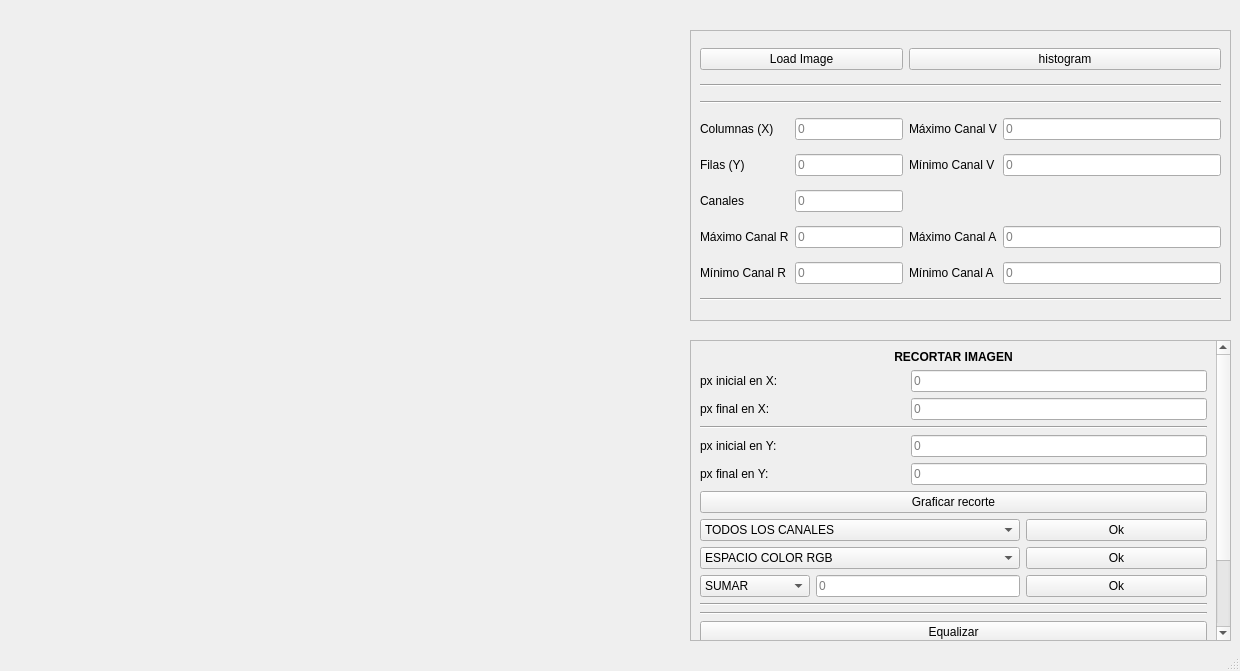
<?xml version="1.0" encoding="UTF-8"?>
<ui version="4.0">
 <class>MainWindow</class>
 <widget class="QMainWindow" name="MainWindow">
  <property name="geometry">
   <rect>
    <x>0</x>
    <y>0</y>
    <width>1240</width>
    <height>671</height>
   </rect>
  </property>
  <property name="windowTitle">
   <string>MainWindow</string>
  </property>
  <widget class="QWidget" name="centralwidget">
   <widget class="QWidget" name="campo_histograma" native="true">
    <property name="geometry">
     <rect>
      <x>30</x>
      <y>30</y>
      <width>651</width>
      <height>291</height>
     </rect>
    </property>
    <widget class="QWidget" name="verticalLayoutWidget_3">
     <property name="geometry">
      <rect>
       <x>10</x>
       <y>10</y>
       <width>631</width>
       <height>271</height>
      </rect>
     </property>
     <layout class="QVBoxLayout" name="layout_histograma"/>
    </widget>
   </widget>
   <widget class="QWidget" name="campo_img" native="true">
    <property name="geometry">
     <rect>
      <x>30</x>
      <y>340</y>
      <width>651</width>
      <height>301</height>
     </rect>
    </property>
    <widget class="QWidget" name="verticalLayoutWidget_5">
     <property name="geometry">
      <rect>
       <x>10</x>
       <y>10</y>
       <width>631</width>
       <height>281</height>
      </rect>
     </property>
     <layout class="QVBoxLayout" name="layout_img"/>
    </widget>
   </widget>
   <widget class="QScrollArea" name="scrollArea">
    <property name="geometry">
     <rect>
      <x>690</x>
      <y>340</y>
      <width>541</width>
      <height>301</height>
     </rect>
    </property>
    <property name="verticalScrollBarPolicy">
     <enum>Qt::ScrollBarAlwaysOn</enum>
    </property>
    <property name="widgetResizable">
     <bool>true</bool>
    </property>
    <widget class="QWidget" name="scrollAreaWidgetContents">
     <property name="geometry">
      <rect>
       <x>0</x>
       <y>-92</y>
       <width>522</width>
       <height>391</height>
      </rect>
     </property>
     <layout class="QGridLayout" name="gridLayout">
      <item row="1" column="2" colspan="2">
       <widget class="QLineEdit" name="edit_xi">
        <property name="placeholderText">
         <string>0</string>
        </property>
       </widget>
      </item>
      <item row="2" column="2" colspan="2">
       <widget class="QLineEdit" name="edit_xf">
        <property name="placeholderText">
         <string>0</string>
        </property>
       </widget>
      </item>
      <item row="13" column="0" colspan="4">
       <widget class="Line" name="line_3">
        <property name="orientation">
         <enum>Qt::Horizontal</enum>
        </property>
       </widget>
      </item>
      <item row="4" column="2" colspan="2">
       <widget class="QLineEdit" name="edit_yi">
        <property name="placeholderText">
         <string>0</string>
        </property>
       </widget>
      </item>
      <item row="11" column="0" colspan="3">
       <widget class="QComboBox" name="box_cambiar_colores">
        <item>
         <property name="text">
          <string>ESPACIO COLOR RGB</string>
         </property>
        </item>
        <item>
         <property name="text">
          <string>BGR</string>
         </property>
        </item>
        <item>
         <property name="text">
          <string>HSV</string>
         </property>
        </item>
        <item>
         <property name="text">
          <string>HLS</string>
         </property>
        </item>
        <item>
         <property name="text">
          <string>Lab</string>
         </property>
        </item>
        <item>
         <property name="text">
          <string>GRAY</string>
         </property>
        </item>
        <item>
         <property name="text">
          <string>YCRCB</string>
         </property>
        </item>
        <item>
         <property name="text">
          <string>Luv</string>
         </property>
        </item>
        <item>
         <property name="text">
          <string>YUV</string>
         </property>
        </item>
       </widget>
      </item>
      <item row="10" column="0" colspan="3">
       <widget class="QComboBox" name="box_cambiar_canal">
        <item>
         <property name="text">
          <string>TODOS LOS CANALES</string>
         </property>
        </item>
        <item>
         <property name="text">
          <string>Red</string>
         </property>
        </item>
        <item>
         <property name="text">
          <string>Green</string>
         </property>
        </item>
        <item>
         <property name="text">
          <string>Blue</string>
         </property>
        </item>
       </widget>
      </item>
      <item row="11" column="3">
       <widget class="QPushButton" name="ok_espacio_color">
        <property name="text">
         <string>Ok</string>
        </property>
       </widget>
      </item>
      <item row="12" column="1" colspan="2">
       <widget class="QLineEdit" name="edit_operacion">
        <property name="placeholderText">
         <string>0</string>
        </property>
       </widget>
      </item>
      <item row="2" column="0" colspan="2">
       <widget class="QLabel" name="label_3">
        <property name="text">
         <string>px final en X:</string>
        </property>
       </widget>
      </item>
      <item row="15" column="0" colspan="4">
       <widget class="QPushButton" name="boton_equalizar">
        <property name="text">
         <string>Equalizar</string>
        </property>
       </widget>
      </item>
      <item row="5" column="2" colspan="2">
       <widget class="QLineEdit" name="edit_yf">
        <property name="placeholderText">
         <string>0</string>
        </property>
       </widget>
      </item>
      <item row="1" column="0" colspan="2">
       <widget class="QLabel" name="label_2">
        <property name="text">
         <string>px inicial en X:</string>
        </property>
       </widget>
      </item>
      <item row="5" column="0" colspan="2">
       <widget class="QLabel" name="label_5">
        <property name="text">
         <string>px final en Y:</string>
        </property>
       </widget>
      </item>
      <item row="0" column="0" colspan="4">
       <widget class="QLabel" name="label">
        <property name="text">
         <string>&lt;html&gt;&lt;head/&gt;&lt;body&gt;&lt;p align=&quot;center&quot;&gt;&lt;span style=&quot; font-weight:600;&quot;&gt;RECORTAR IMAGEN&lt;/span&gt;&lt;/p&gt;&lt;/body&gt;&lt;/html&gt;</string>
        </property>
       </widget>
      </item>
      <item row="12" column="3">
       <widget class="QPushButton" name="ok_operaciones">
        <property name="text">
         <string>Ok</string>
        </property>
       </widget>
      </item>
      <item row="14" column="0" colspan="4">
       <widget class="Line" name="line_5">
        <property name="orientation">
         <enum>Qt::Horizontal</enum>
        </property>
       </widget>
      </item>
      <item row="18" column="0" colspan="4">
       <widget class="QPushButton" name="boton_cerrar">
        <property name="text">
         <string>Cerrar</string>
        </property>
       </widget>
      </item>
      <item row="4" column="0" colspan="2">
       <widget class="QLabel" name="label_4">
        <property name="text">
         <string>px inicial en Y:</string>
        </property>
       </widget>
      </item>
      <item row="3" column="0" colspan="4">
       <widget class="Line" name="line">
        <property name="orientation">
         <enum>Qt::Horizontal</enum>
        </property>
       </widget>
      </item>
      <item row="12" column="0">
       <widget class="QComboBox" name="box_operaciones">
        <item>
         <property name="text">
          <string>SUMAR</string>
         </property>
        </item>
        <item>
         <property name="text">
          <string>RESTAR</string>
         </property>
        </item>
        <item>
         <property name="text">
          <string>MULTIPLICAR</string>
         </property>
        </item>
        <item>
         <property name="text">
          <string>DIVIDIR</string>
         </property>
        </item>
       </widget>
      </item>
      <item row="10" column="3">
       <widget class="QPushButton" name="ok_canales">
        <property name="text">
         <string>Ok</string>
        </property>
       </widget>
      </item>
      <item row="16" column="3">
       <widget class="QPushButton" name="boton_mascara">
        <property name="text">
         <string>Graficar máscara</string>
        </property>
       </widget>
      </item>
      <item row="16" column="0">
       <widget class="QPushButton" name="boton_contar">
        <property name="text">
         <string>Contar células</string>
        </property>
       </widget>
      </item>
      <item row="16" column="2">
       <widget class="QComboBox" name="box_mascara">
        <item>
         <property name="text">
          <string>0</string>
         </property>
        </item>
        <item>
         <property name="text">
          <string>1</string>
         </property>
        </item>
        <item>
         <property name="text">
          <string>2</string>
         </property>
        </item>
        <item>
         <property name="text">
          <string>3</string>
         </property>
        </item>
        <item>
         <property name="text">
          <string>4</string>
         </property>
        </item>
        <item>
         <property name="text">
          <string>5</string>
         </property>
        </item>
        <item>
         <property name="text">
          <string>6</string>
         </property>
        </item>
        <item>
         <property name="text">
          <string>7</string>
         </property>
        </item>
        <item>
         <property name="text">
          <string>8</string>
         </property>
        </item>
        <item>
         <property name="text">
          <string>9</string>
         </property>
        </item>
        <item>
         <property name="text">
          <string>10</string>
         </property>
        </item>
        <item>
         <property name="text">
          <string>11</string>
         </property>
        </item>
        <item>
         <property name="text">
          <string>12</string>
         </property>
        </item>
        <item>
         <property name="text">
          <string>13</string>
         </property>
        </item>
        <item>
         <property name="text">
          <string>14</string>
         </property>
        </item>
        <item>
         <property name="text">
          <string>15</string>
         </property>
        </item>
        <item>
         <property name="text">
          <string>16</string>
         </property>
        </item>
        <item>
         <property name="text">
          <string>17</string>
         </property>
        </item>
        <item>
         <property name="text">
          <string>18</string>
         </property>
        </item>
        <item>
         <property name="text">
          <string>19</string>
         </property>
        </item>
        <item>
         <property name="text">
          <string>20</string>
         </property>
        </item>
        <item>
         <property name="text">
          <string>21</string>
         </property>
        </item>
        <item>
         <property name="text">
          <string>22</string>
         </property>
        </item>
        <item>
         <property name="text">
          <string>23</string>
         </property>
        </item>
        <item>
         <property name="text">
          <string>24</string>
         </property>
        </item>
        <item>
         <property name="text">
          <string>25</string>
         </property>
        </item>
        <item>
         <property name="text">
          <string>26</string>
         </property>
        </item>
        <item>
         <property name="text">
          <string>27</string>
         </property>
        </item>
       </widget>
      </item>
      <item row="16" column="1">
       <widget class="QLabel" name="label_15">
        <property name="text">
         <string>   ||        Máscara</string>
        </property>
       </widget>
      </item>
      <item row="17" column="2">
       <widget class="QLabel" name="label_16">
        <property name="font">
         <font>
          <pointsize>10</pointsize>
         </font>
        </property>
        <property name="text">
         <string>Área del elemento:</string>
        </property>
       </widget>
      </item>
      <item row="17" column="3">
       <widget class="QLineEdit" name="area_elemento">
        <property name="readOnly">
         <bool>true</bool>
        </property>
       </widget>
      </item>
      <item row="7" column="0" colspan="4">
       <widget class="QPushButton" name="boton_recorte">
        <property name="text">
         <string>Graficar recorte</string>
        </property>
       </widget>
      </item>
     </layout>
    </widget>
   </widget>
   <widget class="QScrollArea" name="scrollArea_2">
    <property name="geometry">
     <rect>
      <x>690</x>
      <y>30</y>
      <width>541</width>
      <height>291</height>
     </rect>
    </property>
    <property name="widgetResizable">
     <bool>true</bool>
    </property>
    <widget class="QWidget" name="scrollAreaWidgetContents_2">
     <property name="geometry">
      <rect>
       <x>0</x>
       <y>0</y>
       <width>539</width>
       <height>289</height>
      </rect>
     </property>
     <layout class="QGridLayout" name="gridLayout_2">
      <item row="3" column="5">
       <widget class="QLineEdit" name="edit_maxv">
        <property name="readOnly">
         <bool>true</bool>
        </property>
        <property name="placeholderText">
         <string>0</string>
        </property>
       </widget>
      </item>
      <item row="6" column="5">
       <widget class="QLineEdit" name="edit_maxa">
        <property name="readOnly">
         <bool>true</bool>
        </property>
        <property name="placeholderText">
         <string>0</string>
        </property>
       </widget>
      </item>
      <item row="4" column="5">
       <widget class="QLineEdit" name="edit_minv">
        <property name="readOnly">
         <bool>true</bool>
        </property>
        <property name="placeholderText">
         <string>0</string>
        </property>
       </widget>
      </item>
      <item row="5" column="1" colspan="2">
       <widget class="QLineEdit" name="edit_canales">
        <property name="readOnly">
         <bool>true</bool>
        </property>
        <property name="placeholderText">
         <string>0</string>
        </property>
       </widget>
      </item>
      <item row="1" column="0" colspan="6">
       <widget class="Line" name="line_7">
        <property name="orientation">
         <enum>Qt::Horizontal</enum>
        </property>
       </widget>
      </item>
      <item row="0" column="0" colspan="3">
       <widget class="QPushButton" name="boton_cargar">
        <property name="text">
         <string>Load Image</string>
        </property>
       </widget>
      </item>
      <item row="3" column="3" colspan="2">
       <widget class="QLabel" name="label_12">
        <property name="text">
         <string>Máximo Canal V</string>
        </property>
       </widget>
      </item>
      <item row="7" column="1" colspan="2">
       <widget class="QLineEdit" name="edit_minr">
        <property name="readOnly">
         <bool>true</bool>
        </property>
        <property name="placeholderText">
         <string>0</string>
        </property>
       </widget>
      </item>
      <item row="3" column="0">
       <widget class="QLabel" name="label_6">
        <property name="text">
         <string>Columnas (X)</string>
        </property>
       </widget>
      </item>
      <item row="3" column="1" colspan="2">
       <widget class="QLineEdit" name="edit_columnas">
        <property name="readOnly">
         <bool>true</bool>
        </property>
        <property name="placeholderText">
         <string>0</string>
        </property>
       </widget>
      </item>
      <item row="5" column="0">
       <widget class="QLabel" name="label_8">
        <property name="text">
         <string>Canales</string>
        </property>
       </widget>
      </item>
      <item row="4" column="3" colspan="2">
       <widget class="QLabel" name="label_11">
        <property name="text">
         <string>Mínimo Canal V</string>
        </property>
       </widget>
      </item>
      <item row="6" column="3" colspan="2">
       <widget class="QLabel" name="label_14">
        <property name="text">
         <string>Máximo Canal A</string>
        </property>
       </widget>
      </item>
      <item row="4" column="0">
       <widget class="QLabel" name="label_7">
        <property name="text">
         <string>Filas (Y)</string>
        </property>
       </widget>
      </item>
      <item row="4" column="1" colspan="2">
       <widget class="QLineEdit" name="edit_filas">
        <property name="readOnly">
         <bool>true</bool>
        </property>
        <property name="placeholderText">
         <string>0</string>
        </property>
       </widget>
      </item>
      <item row="7" column="3" colspan="2">
       <widget class="QLabel" name="label_13">
        <property name="text">
         <string>Mínimo Canal A</string>
        </property>
       </widget>
      </item>
      <item row="0" column="3" colspan="3">
       <widget class="QPushButton" name="boton_histograma">
        <property name="text">
         <string>histogram</string>
        </property>
       </widget>
      </item>
      <item row="2" column="0" colspan="6">
       <widget class="Line" name="line_8">
        <property name="orientation">
         <enum>Qt::Horizontal</enum>
        </property>
       </widget>
      </item>
      <item row="7" column="0">
       <widget class="QLabel" name="label_10">
        <property name="text">
         <string>Mínimo Canal R</string>
        </property>
       </widget>
      </item>
      <item row="7" column="5">
       <widget class="QLineEdit" name="edit_mina">
        <property name="readOnly">
         <bool>true</bool>
        </property>
        <property name="placeholderText">
         <string>0</string>
        </property>
       </widget>
      </item>
      <item row="6" column="1" colspan="2">
       <widget class="QLineEdit" name="edit_maxr">
        <property name="readOnly">
         <bool>true</bool>
        </property>
        <property name="placeholderText">
         <string>0</string>
        </property>
       </widget>
      </item>
      <item row="6" column="0">
       <widget class="QLabel" name="label_9">
        <property name="text">
         <string>Máximo Canal R</string>
        </property>
       </widget>
      </item>
      <item row="8" column="0" colspan="6">
       <widget class="Line" name="line_6">
        <property name="orientation">
         <enum>Qt::Horizontal</enum>
        </property>
       </widget>
      </item>
     </layout>
    </widget>
   </widget>
  </widget>
  <widget class="QStatusBar" name="statusbar"/>
 </widget>
 <resources/>
 <connections/>
</ui>
